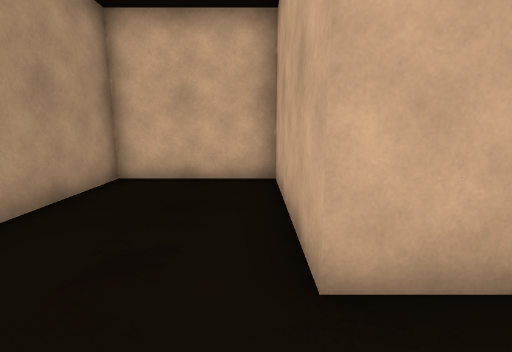
[1] (above)

20 first-person views from a walk through a 3-D level made in the Unity game engine. The camera is 1.3 m above the floor, tilts 10° down and sees 85° across. Doors are open. The floor is counted in squares, 1 m on a side. Each view is taken from the middle of a square. On the plan, view 1 faces up. The plan holds only what a view shows up to about 13 squares ahead; the rest is blank. The place goes on beyond the plan. The player character is not drawn. Surface patterns are stand-ins for the level's own textures.

[2]
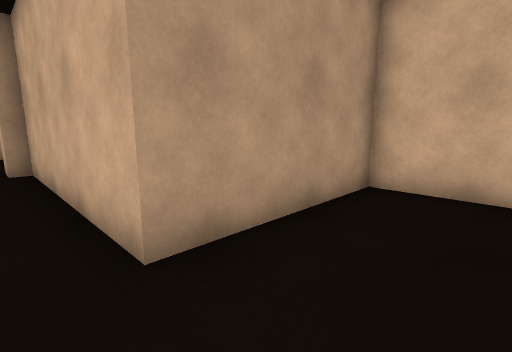

[3]
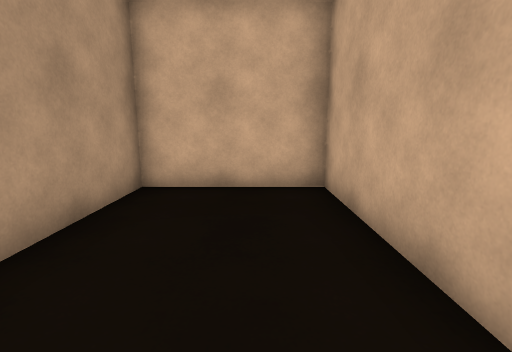

[4]
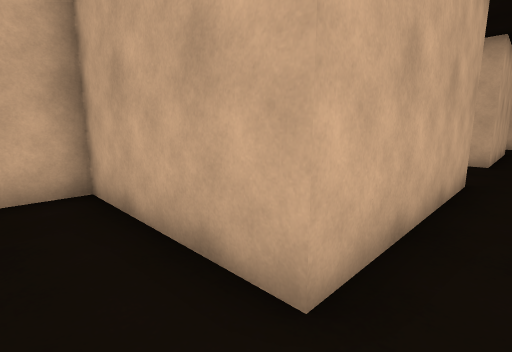

[5]
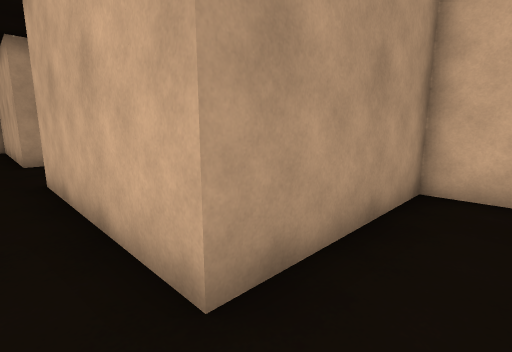

[6]
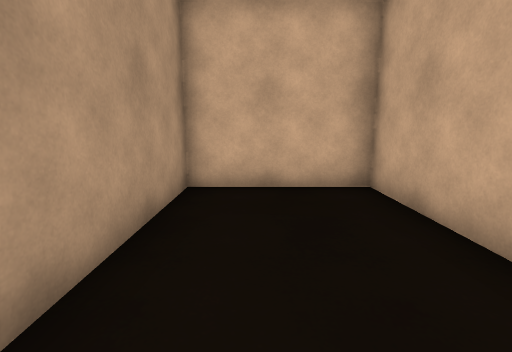

[7]
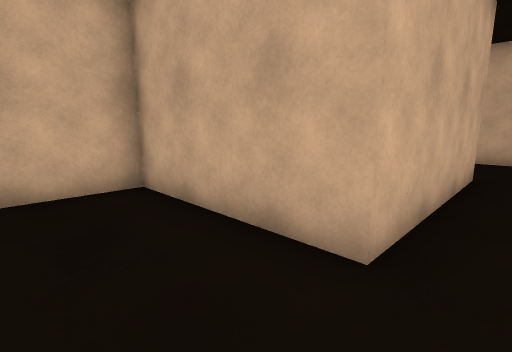

[8]
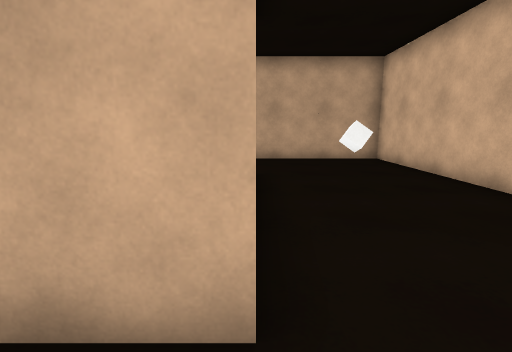

[9]
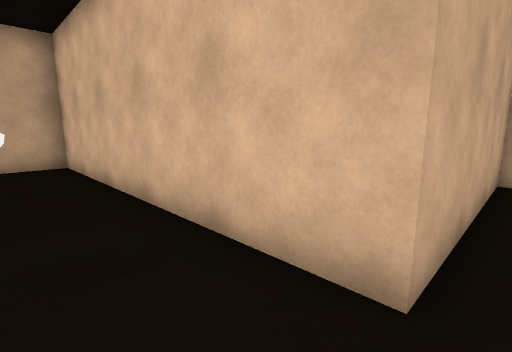

[10]
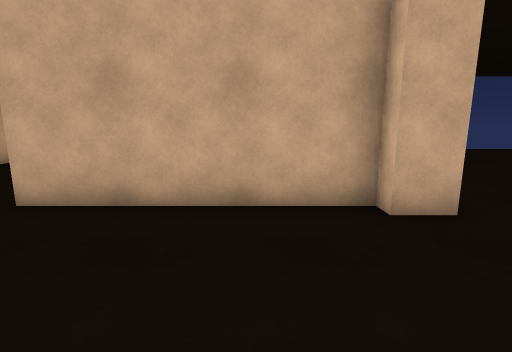

[11]
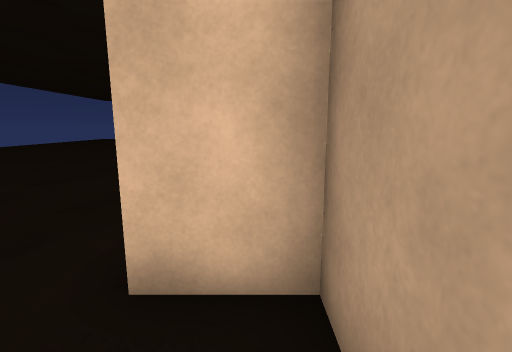

[12]
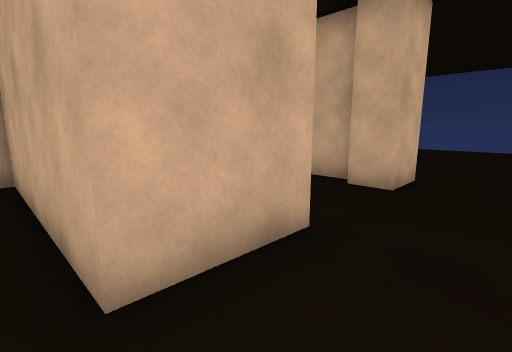

[13]
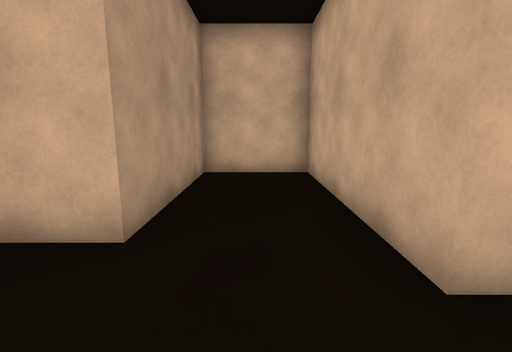

[14]
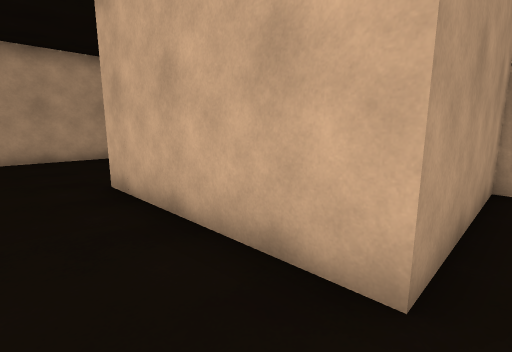

[15]
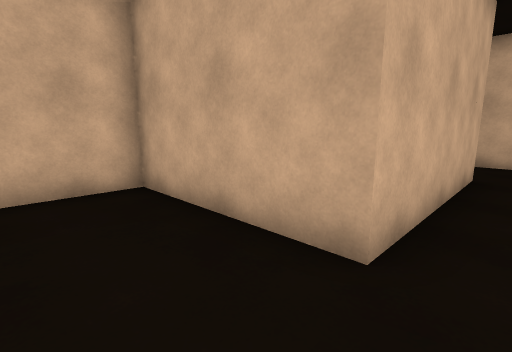

[16]
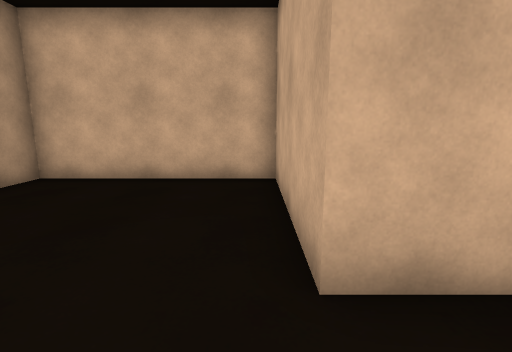

[17]
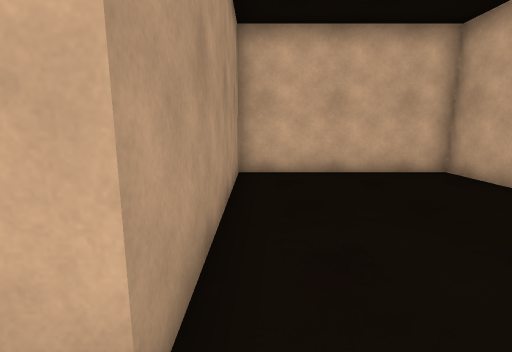

[18]
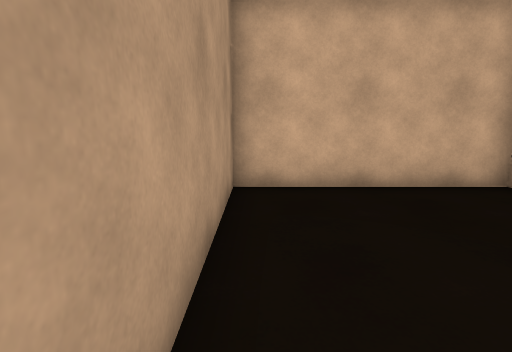

[19]
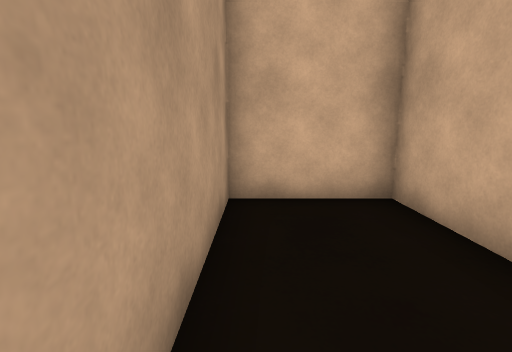

[20]
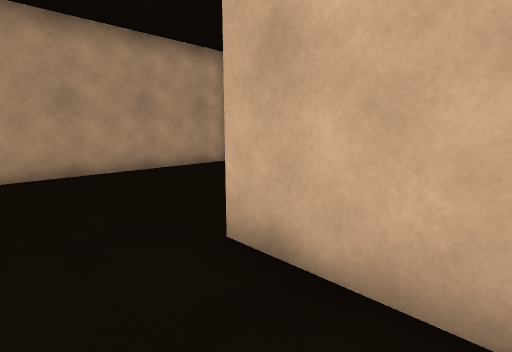

### Floor plan
Points are (right, up) in squares from view 1. A wall is a line through its corners. A room is listed if a view was taken in it or the views show most of it. See-through windows are left out.
Room 1 (views 1, 2, 3, 4, 5, 6, 7, 8, 9, 10, 11)
walls: (5.5, -7.4) (5.5, -9) (7, -9); (10, -9) (10.5, -9) (10.5, -3) (20.5, -3) (20.5, 2.5); (16.5, 2) (10.5, 2) (10.5, 7) (6.5, 7) (6.5, 2) (0.5, 2) (0.5, 7) (-3.5, 7) (-3.5, 2) (-10.5, 2)
ways out: open door at (8.5, -9.5) to room 2; open door at (-11.4, -0.2)
objects: white cube (17, -1) to (18, -1)
Room 2 (view 12)
walls: (11.5, -10) (10, -10); (7.1, -10) (4.5, -10)
ways out: open door at (8.5, -9.5) to room 1; opening at (3.5, -11.5) to room 3
Room 3 (views 13, 14, 15, 16, 17, 18, 19, 20)
walls: (4.5, -10) (4.5, -4) (1.5, -4) (1.5, -9) (-4.5, -9) (-4.5, -4) (-10.5, -4) (-10.5, -11) (-11.1, -11)
ways out: opening at (3.5, -11.5) to room 2

Positions as (right, up) in squares from view 1, and headings:
1: (0, 0), facing up
2: (-1, 1), facing up-left
3: (-1, 1), facing up
4: (-1, 1), facing up-right
5: (8, 1), facing up-left
6: (8, 1), facing up
7: (8, 1), facing up-right
8: (9, 2), facing right
9: (10, -1), facing down-right
10: (6, -7), facing right
11: (6, -7), facing down
12: (4, -12), facing up-right
13: (3, -12), facing up
14: (2, -11), facing up-left
15: (-7, -10), facing up-right
16: (-5, -11), facing up
17: (-10, -12), facing up
18: (-10, -10), facing up
19: (2, -9), facing up
20: (-2, -11), facing up-left
